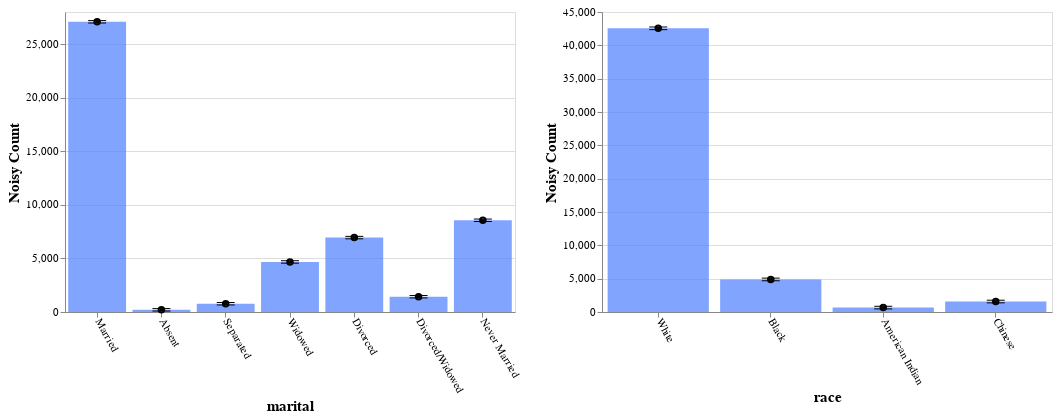
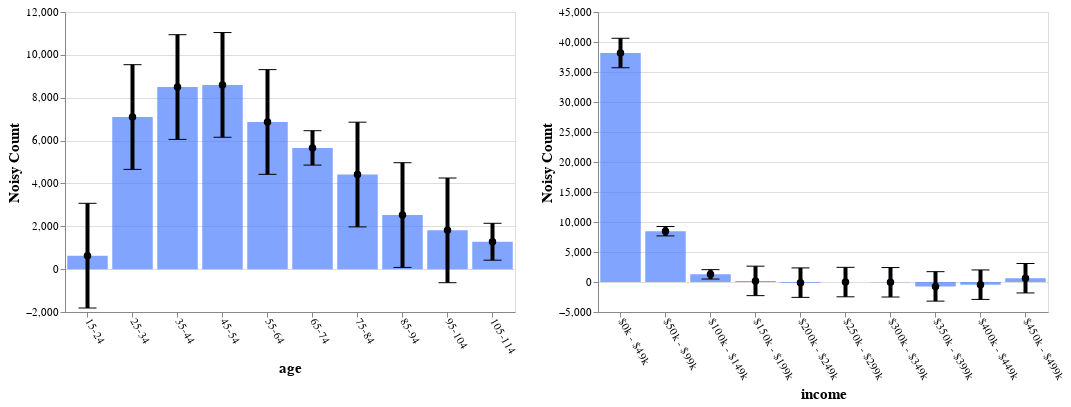
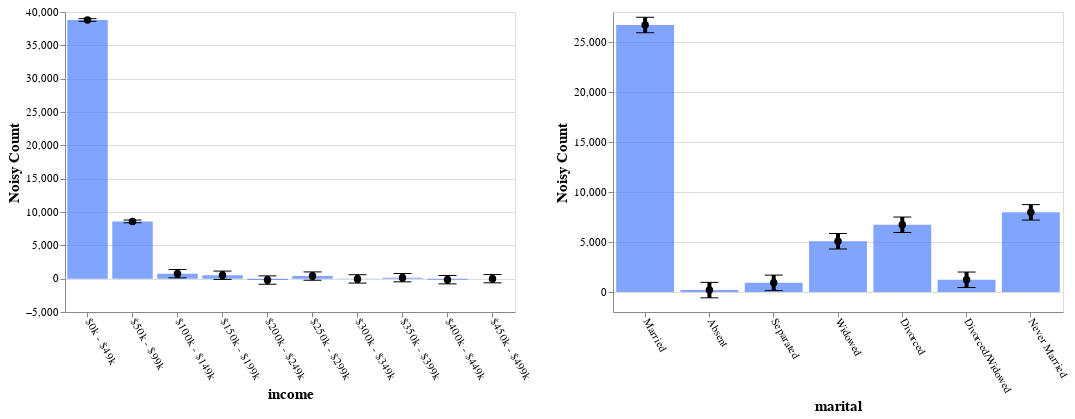
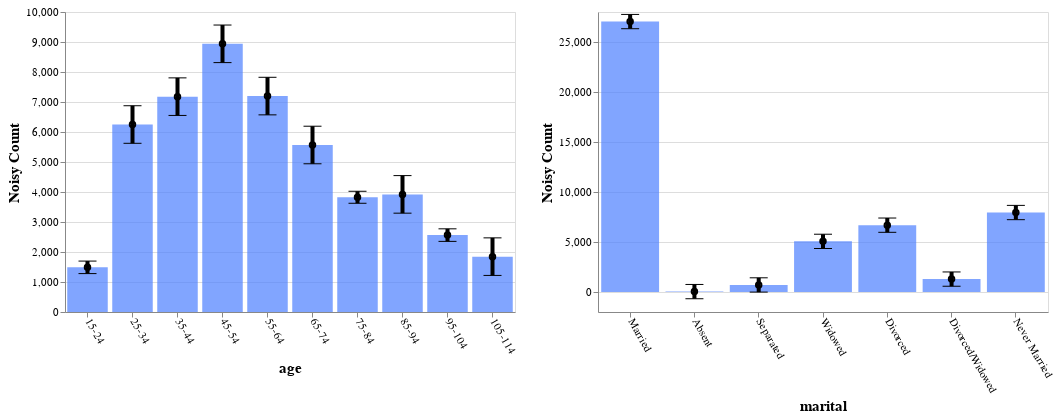

These figures' notebook cell, in order:
### Code cell
# display(bar_label)
interface = widgets.VBox([prompt, prompt_answer])
display(interface)
